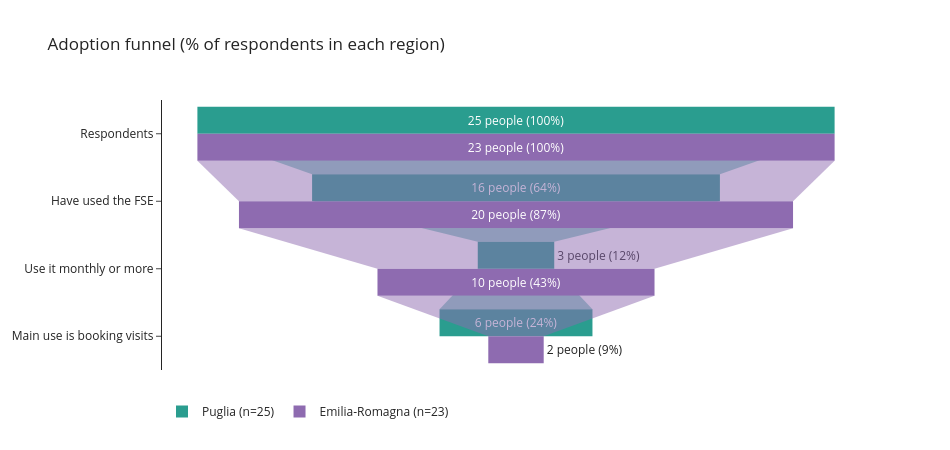

Source (notebook cell):
### Code cell
REGION_COLORS = {"Puglia": "#2a9d8f", "Emilia-Romagna": "#8e6bb0"}
steps = ["Respondents", "Have used the FSE", "Use it monthly or more", "Main use is booking visits"]

fig = go.Figure()
for r in ["Puglia", "Emilia-Romagna"]:
    d = df[df["region"] == r]
    vals = [
        len(d),
        (d["used_fse"] == "Si").sum(),
        d["frequency"].isin(["Circa una volta al mese", "Più volte al mese"]).sum(),
        (d["top_service"] == "Prenotazione di una visita").sum(),
    ]
    pct = [v / vals[0] * 100 for v in vals]
    fig.add_trace(go.Funnel(
        name=f"{r} (n={vals[0]})", y=steps, x=pct,
        text=[f"{v} people ({p:.0f}%)" for v, p in zip(vals, pct)], textinfo="text",
        marker_color=REGION_COLORS[r],
        hovertemplate="%{y}<br>%{text}<extra></extra>",
    ))

fig.update_layout(funnelmode="group", height=450, width=950, template="simple_white",
                  title="Adoption funnel (% of respondents in each region)",
                  legend=dict(orientation="h", y=-0.1))
fig.show()

### Figure 1 — Plotly figure (JSON) as saved in the notebook; plotly's stock layout.template omitted (floating-point values rounded to 4 significant figures)
{"data": [{"hovertemplate": "%{y}<br>%{text}<extra></extra>", "marker": {"color": "#2a9d8f"}, "name": "Puglia (n=25)", "text": ["25 people (100%)", "16 people (64%)", "3 people (12%)", "6 people (24%)"], "textinfo": "text", "type": "funnel", "x": [100, 64, 12, 24], "y": ["Respondents", "Have used the FSE", "Use it monthly or more", "Main use is booking visits"]}, {"hovertemplate": "%{y}<br>%{text}<extra></extra>", "marker": {"color": "#8e6bb0"}, "name": "Emilia-Romagna (n=23)", "text": ["23 people (100%)", "20 people (87%)", "10 people (43%)", "2 people (9%)"], "textinfo": "text", "type": "funnel", "x": [100, 86.96, 43.48, 8.696], "y": ["Respondents", "Have used the FSE", "Use it monthly or more", "Main use is booking visits"]}], "layout": {"funnelmode": "group", "height": 450, "legend": {"orientation": "h", "y": -0.1}, "title": {"text": "Adoption funnel (% of respondents in each region)"}, "width": 950}}
